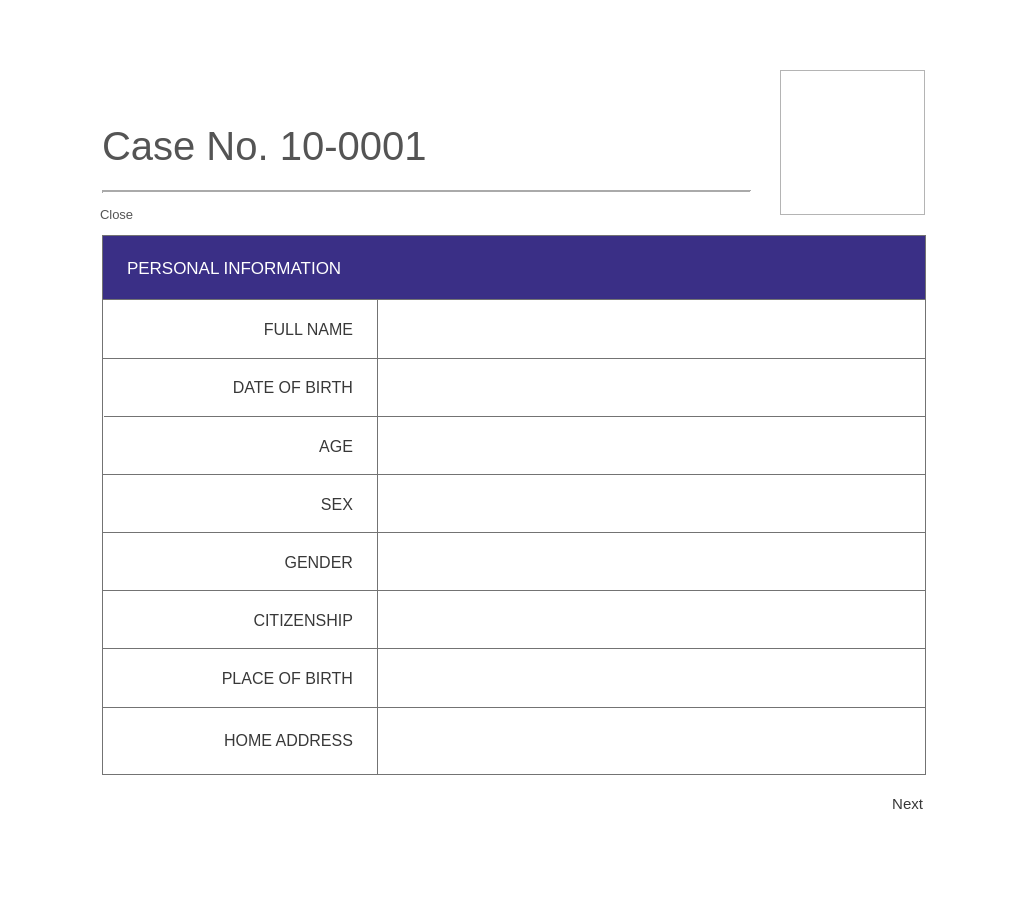
<?xml version="1.0" encoding="UTF-8"?>
<ui version="4.0">
 <class>Form</class>
 <widget class="QWidget" name="Form">
  <property name="geometry">
   <rect>
    <x>0</x>
    <y>0</y>
    <width>1023</width>
    <height>900</height>
   </rect>
  </property>
  <property name="windowTitle">
   <string>Form</string>
  </property>
  <widget class="QWidget" name="widget" native="true">
   <property name="geometry">
    <rect>
     <x>0</x>
     <y>0</y>
     <width>1023</width>
     <height>900</height>
    </rect>
   </property>
   <property name="styleSheet">
    <string notr="true">background-color: white;</string>
   </property>
   <widget class="QPushButton" name="next_button">
    <property name="geometry">
     <rect>
      <x>882</x>
      <y>790</y>
      <width>41</width>
      <height>28</height>
     </rect>
    </property>
    <property name="styleSheet">
     <string notr="true">QPushButton {
background: none;
border: none;
font-family: 'Helvetica';
font-size: 11pt;
color: #383838;
text-align: right;
}

QPushButton:hover {
text-decoration: underline;
}
</string>
    </property>
    <property name="text">
     <string>Next</string>
    </property>
   </widget>
   <widget class="QLabel" name="casenum_label">
    <property name="geometry">
     <rect>
      <x>102</x>
      <y>115</y>
      <width>541</width>
      <height>61</height>
     </rect>
    </property>
    <property name="styleSheet">
     <string notr="true">background-color: none;
font-family: 'Helvetica';
font-size: 30pt;
color: #545454;</string>
    </property>
    <property name="text">
     <string>Case No. 10-0001</string>
    </property>
   </widget>
   <widget class="Line" name="line_4">
    <property name="geometry">
     <rect>
      <x>102</x>
      <y>182</y>
      <width>649</width>
      <height>20</height>
     </rect>
    </property>
    <property name="lineWidth">
     <number>2</number>
    </property>
    <property name="orientation">
     <enum>Qt::Horizontal</enum>
    </property>
   </widget>
   <widget class="QTableWidget" name="tableWidget">
    <property name="geometry">
     <rect>
      <x>102</x>
      <y>235</y>
      <width>824</width>
      <height>540</height>
     </rect>
    </property>
   </widget>
   <widget class="QLabel" name="label">
    <property name="geometry">
     <rect>
      <x>780</x>
      <y>70</y>
      <width>145</width>
      <height>145</height>
     </rect>
    </property>
    <property name="styleSheet">
     <string notr="true">border: 1px solid #b4b4b4;
background-color: none;</string>
    </property>
    <property name="text">
     <string/>
    </property>
   </widget>
   <widget class="QWidget" name="widget_2" native="true">
    <property name="geometry">
     <rect>
      <x>102</x>
      <y>235</y>
      <width>824</width>
      <height>540</height>
     </rect>
    </property>
    <property name="styleSheet">
     <string notr="true">border: 1px solid #737373;
background: none;</string>
    </property>
    <widget class="QLabel" name="label_20">
     <property name="geometry">
      <rect>
       <x>0</x>
       <y>0</y>
       <width>824</width>
       <height>65</height>
      </rect>
     </property>
     <property name="styleSheet">
      <string notr="true">font-family: 'Helvetica';
font-size: 13pt;
color: white;
padding-left: 20px;
background-color: #3a2f86;</string>
     </property>
     <property name="text">
      <string>PERSONAL INFORMATION</string>
     </property>
    </widget>
    <widget class="Line" name="line">
     <property name="geometry">
      <rect>
       <x>0</x>
       <y>123</y>
       <width>824</width>
       <height>1</height>
      </rect>
     </property>
     <property name="orientation">
      <enum>Qt::Horizontal</enum>
     </property>
    </widget>
    <widget class="Line" name="line_2">
     <property name="geometry">
      <rect>
       <x>2</x>
       <y>181</y>
       <width>824</width>
       <height>1</height>
      </rect>
     </property>
     <property name="orientation">
      <enum>Qt::Horizontal</enum>
     </property>
    </widget>
    <widget class="Line" name="line_3">
     <property name="geometry">
      <rect>
       <x>0</x>
       <y>239</y>
       <width>824</width>
       <height>1</height>
      </rect>
     </property>
     <property name="orientation">
      <enum>Qt::Horizontal</enum>
     </property>
    </widget>
    <widget class="Line" name="line_5">
     <property name="geometry">
      <rect>
       <x>0</x>
       <y>297</y>
       <width>824</width>
       <height>1</height>
      </rect>
     </property>
     <property name="orientation">
      <enum>Qt::Horizontal</enum>
     </property>
    </widget>
    <widget class="Line" name="line_6">
     <property name="geometry">
      <rect>
       <x>0</x>
       <y>355</y>
       <width>824</width>
       <height>1</height>
      </rect>
     </property>
     <property name="orientation">
      <enum>Qt::Horizontal</enum>
     </property>
    </widget>
    <widget class="Line" name="line_7">
     <property name="geometry">
      <rect>
       <x>0</x>
       <y>413</y>
       <width>824</width>
       <height>1</height>
      </rect>
     </property>
     <property name="orientation">
      <enum>Qt::Horizontal</enum>
     </property>
    </widget>
    <widget class="Line" name="line_8">
     <property name="geometry">
      <rect>
       <x>0</x>
       <y>472</y>
       <width>824</width>
       <height>1</height>
      </rect>
     </property>
     <property name="orientation">
      <enum>Qt::Horizontal</enum>
     </property>
    </widget>
    <widget class="Line" name="line_9">
     <property name="geometry">
      <rect>
       <x>275</x>
       <y>65</y>
       <width>1</width>
       <height>475</height>
      </rect>
     </property>
     <property name="orientation">
      <enum>Qt::Vertical</enum>
     </property>
    </widget>
    <widget class="QLabel" name="label_2">
     <property name="geometry">
      <rect>
       <x>0</x>
       <y>65</y>
       <width>275</width>
       <height>58</height>
      </rect>
     </property>
     <property name="styleSheet">
      <string notr="true">border: none;
background: none;
font-family: 'Poppins';
font-size: 12pt;
color: #383838;
padding-right: 20px;</string>
     </property>
     <property name="text">
      <string>FULL NAME</string>
     </property>
     <property name="alignment">
      <set>Qt::AlignRight|Qt::AlignTrailing|Qt::AlignVCenter</set>
     </property>
    </widget>
    <widget class="QLabel" name="label_3">
     <property name="geometry">
      <rect>
       <x>0</x>
       <y>123</y>
       <width>275</width>
       <height>58</height>
      </rect>
     </property>
     <property name="styleSheet">
      <string notr="true">border: none;
background: none;
font-family: 'Poppins';
font-size: 12pt;
color: #383838;
padding-right: 20px;</string>
     </property>
     <property name="text">
      <string>DATE OF BIRTH</string>
     </property>
     <property name="alignment">
      <set>Qt::AlignRight|Qt::AlignTrailing|Qt::AlignVCenter</set>
     </property>
    </widget>
    <widget class="QLabel" name="label_4">
     <property name="geometry">
      <rect>
       <x>0</x>
       <y>182</y>
       <width>275</width>
       <height>58</height>
      </rect>
     </property>
     <property name="styleSheet">
      <string notr="true">border: none;
background: none;
font-family: 'Poppins';
font-size: 12pt;
color: #383838;
padding-right: 20px;</string>
     </property>
     <property name="text">
      <string>AGE</string>
     </property>
     <property name="alignment">
      <set>Qt::AlignRight|Qt::AlignTrailing|Qt::AlignVCenter</set>
     </property>
    </widget>
    <widget class="QLabel" name="label_5">
     <property name="geometry">
      <rect>
       <x>0</x>
       <y>240</y>
       <width>275</width>
       <height>58</height>
      </rect>
     </property>
     <property name="styleSheet">
      <string notr="true">border: none;
background: none;
font-family: 'Poppins';
font-size: 12pt;
color: #383838;
padding-right: 20px;</string>
     </property>
     <property name="text">
      <string>SEX</string>
     </property>
     <property name="alignment">
      <set>Qt::AlignRight|Qt::AlignTrailing|Qt::AlignVCenter</set>
     </property>
    </widget>
    <widget class="QLabel" name="label_6">
     <property name="geometry">
      <rect>
       <x>0</x>
       <y>298</y>
       <width>275</width>
       <height>58</height>
      </rect>
     </property>
     <property name="styleSheet">
      <string notr="true">border: none;
background: none;
font-family: 'Poppins';
font-size: 12pt;
color: #383838;
padding-right: 20px;</string>
     </property>
     <property name="text">
      <string>GENDER</string>
     </property>
     <property name="alignment">
      <set>Qt::AlignRight|Qt::AlignTrailing|Qt::AlignVCenter</set>
     </property>
    </widget>
    <widget class="QLabel" name="label_7">
     <property name="geometry">
      <rect>
       <x>0</x>
       <y>356</y>
       <width>275</width>
       <height>58</height>
      </rect>
     </property>
     <property name="styleSheet">
      <string notr="true">border: none;
background: none;
font-family: 'Poppins';
font-size: 12pt;
color: #383838;
padding-right: 20px;</string>
     </property>
     <property name="text">
      <string>CITIZENSHIP</string>
     </property>
     <property name="alignment">
      <set>Qt::AlignRight|Qt::AlignTrailing|Qt::AlignVCenter</set>
     </property>
    </widget>
    <widget class="QLabel" name="label_8">
     <property name="geometry">
      <rect>
       <x>0</x>
       <y>414</y>
       <width>275</width>
       <height>58</height>
      </rect>
     </property>
     <property name="styleSheet">
      <string notr="true">border: none;
background: none;
font-family: 'Poppins';
font-size: 12pt;
color: #383838;
padding-right: 20px;</string>
     </property>
     <property name="text">
      <string>PLACE OF BIRTH</string>
     </property>
     <property name="alignment">
      <set>Qt::AlignRight|Qt::AlignTrailing|Qt::AlignVCenter</set>
     </property>
    </widget>
    <widget class="QLabel" name="label_9">
     <property name="geometry">
      <rect>
       <x>0</x>
       <y>476</y>
       <width>275</width>
       <height>58</height>
      </rect>
     </property>
     <property name="styleSheet">
      <string notr="true">border: none;
background: none;
font-family: 'Poppins';
font-size: 12pt;
color: #383838;
padding-right: 20px;</string>
     </property>
     <property name="text">
      <string>HOME ADDRESS</string>
     </property>
     <property name="alignment">
      <set>Qt::AlignRight|Qt::AlignTrailing|Qt::AlignVCenter</set>
     </property>
    </widget>
    <widget class="QLabel" name="fullname">
     <property name="geometry">
      <rect>
       <x>274</x>
       <y>66</y>
       <width>549</width>
       <height>58</height>
      </rect>
     </property>
     <property name="styleSheet">
      <string notr="true">border: none;
background: none;
font-family: 'Poppins';
font-size: 12pt;
color: #383838;
padding-left: 20px;</string>
     </property>
     <property name="text">
      <string/>
     </property>
     <property name="alignment">
      <set>Qt::AlignLeading|Qt::AlignLeft|Qt::AlignVCenter</set>
     </property>
    </widget>
    <widget class="QLabel" name="dob">
     <property name="geometry">
      <rect>
       <x>275</x>
       <y>123</y>
       <width>549</width>
       <height>58</height>
      </rect>
     </property>
     <property name="styleSheet">
      <string notr="true">border: none;
background: none;
font-family: 'Poppins';
font-size: 12pt;
color: #383838;
padding-left: 20px;</string>
     </property>
     <property name="text">
      <string/>
     </property>
     <property name="alignment">
      <set>Qt::AlignLeading|Qt::AlignLeft|Qt::AlignVCenter</set>
     </property>
    </widget>
    <widget class="QLabel" name="age">
     <property name="geometry">
      <rect>
       <x>275</x>
       <y>182</y>
       <width>549</width>
       <height>58</height>
      </rect>
     </property>
     <property name="styleSheet">
      <string notr="true">border: none;
background: none;
font-family: 'Poppins';
font-size: 12pt;
color: #383838;
padding-left: 20px;</string>
     </property>
     <property name="text">
      <string/>
     </property>
     <property name="alignment">
      <set>Qt::AlignLeading|Qt::AlignLeft|Qt::AlignVCenter</set>
     </property>
    </widget>
    <widget class="QLabel" name="sex">
     <property name="geometry">
      <rect>
       <x>275</x>
       <y>240</y>
       <width>549</width>
       <height>58</height>
      </rect>
     </property>
     <property name="styleSheet">
      <string notr="true">border: none;
background: none;
font-family: 'Poppins';
font-size: 12pt;
color: #383838;
padding-left: 20px;</string>
     </property>
     <property name="text">
      <string/>
     </property>
     <property name="alignment">
      <set>Qt::AlignLeading|Qt::AlignLeft|Qt::AlignVCenter</set>
     </property>
    </widget>
    <widget class="QLabel" name="gender">
     <property name="geometry">
      <rect>
       <x>275</x>
       <y>298</y>
       <width>549</width>
       <height>58</height>
      </rect>
     </property>
     <property name="styleSheet">
      <string notr="true">border: none;
background: none;
font-family: 'Poppins';
font-size: 12pt;
color: #383838;
padding-left: 20px;</string>
     </property>
     <property name="text">
      <string/>
     </property>
     <property name="alignment">
      <set>Qt::AlignLeading|Qt::AlignLeft|Qt::AlignVCenter</set>
     </property>
    </widget>
    <widget class="QLabel" name="citizenship">
     <property name="geometry">
      <rect>
       <x>275</x>
       <y>356</y>
       <width>549</width>
       <height>58</height>
      </rect>
     </property>
     <property name="styleSheet">
      <string notr="true">border: none;
background: none;
font-family: 'Poppins';
font-size: 12pt;
color: #383838;
padding-left: 20px;</string>
     </property>
     <property name="text">
      <string/>
     </property>
     <property name="alignment">
      <set>Qt::AlignLeading|Qt::AlignLeft|Qt::AlignVCenter</set>
     </property>
    </widget>
    <widget class="QLabel" name="birthplace">
     <property name="geometry">
      <rect>
       <x>275</x>
       <y>414</y>
       <width>549</width>
       <height>58</height>
      </rect>
     </property>
     <property name="styleSheet">
      <string notr="true">border: none;
background: none;
font-family: 'Poppins';
font-size: 12pt;
color: #383838;
padding-left: 20px;</string>
     </property>
     <property name="text">
      <string/>
     </property>
     <property name="alignment">
      <set>Qt::AlignLeading|Qt::AlignLeft|Qt::AlignVCenter</set>
     </property>
    </widget>
    <widget class="QLabel" name="homeaddress">
     <property name="geometry">
      <rect>
       <x>275</x>
       <y>476</y>
       <width>549</width>
       <height>58</height>
      </rect>
     </property>
     <property name="styleSheet">
      <string notr="true">border: none;
background: none;
font-family: 'Poppins';
font-size: 12pt;
color: #383838;
padding-left: 20px;</string>
     </property>
     <property name="text">
      <string/>
     </property>
     <property name="alignment">
      <set>Qt::AlignLeading|Qt::AlignLeft|Qt::AlignVCenter</set>
     </property>
    </widget>
   </widget>
   <widget class="QPushButton" name="close_btn">
    <property name="geometry">
     <rect>
      <x>100</x>
      <y>200</y>
      <width>61</width>
      <height>28</height>
     </rect>
    </property>
    <property name="styleSheet">
     <string notr="true">QPushButton {
background: none;
border: none;
font-family: 'Helvetica';
font-size: 10pt;
color: #545454;
text-align: left;
}

QPushButton:hover {
text-decoration: underline;
}
</string>
    </property>
    <property name="text">
     <string>Close</string>
    </property>
   </widget>
  </widget>
 </widget>
 <resources/>
 <connections/>
</ui>
